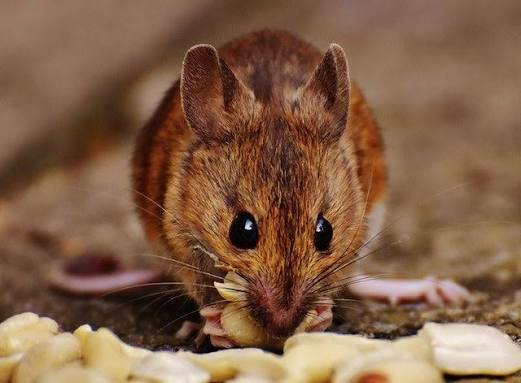
#> input picture images10.jpeg, 521 x 383 px, found by its file name
$ jupyter execute Untitled.ipynb
#> lines starting #> are read from the running program, lines starting #| are printed output that depends on the picture
Exp 10: IMPLEMENTATION-OF-OPENING-AND-CLOSING

Name:Pugazh sozhan

Reg No:212224240121

[cell 1]
import cv2
import numpy as np
import matplotlib.pyplot as plt

# Step 1: Load the image
image = cv2.imread("images10.JPEG")
#> image is the input picture: shape (383, 521, 3); mean B, G, R 71.6, 96.1, 130.9

# Check if image is loaded
if image is None:
    print("Error: Image not found")
else:
    # Step 2: Convert BGR to RGB
    image_rgb = cv2.cvtColor(image, cv2.COLOR_BGR2RGB)

    # Step 3: Create a structuring element (5x5 rectangular)
    kernel = cv2.getStructuringElement(cv2.MORPH_RECT, (5, 5))

    # Step 4: Perform Morphological Opening
    opening = cv2.morphologyEx(image_rgb, cv2.MORPH_OPEN, kernel)
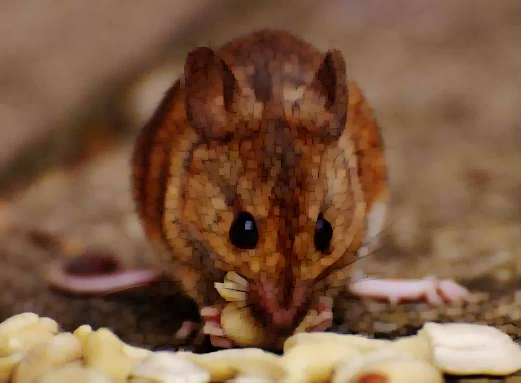
#> opening: shape (383, 521, 3); mean R, G, B 125.6, 90.7, 66

    # Step 5: Perform Morphological Closing
    closing = cv2.morphologyEx(image_rgb, cv2.MORPH_CLOSE, kernel)
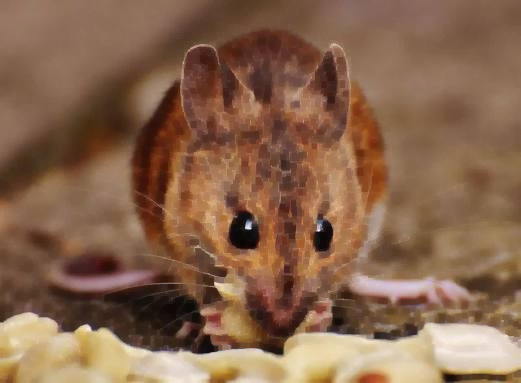
#> closing: shape (383, 521, 3); mean R, G, B 136.1, 101.3, 76.9

    # Step 6: Plot the images
    plt.figure(figsize=(10, 5))

    plt.subplot(1, 3, 1)
    plt.imshow(image_rgb)
    plt.title("Original Image")
    plt.axis("off")

    plt.subplot(1, 3, 2)
    plt.imshow(opening)
    plt.title("Opening")
    plt.axis("off")

    plt.subplot(1, 3, 3)
    plt.imshow(closing)
    plt.title("Closing")
    plt.axis("off")

    plt.tight_layout()
    plt.show()
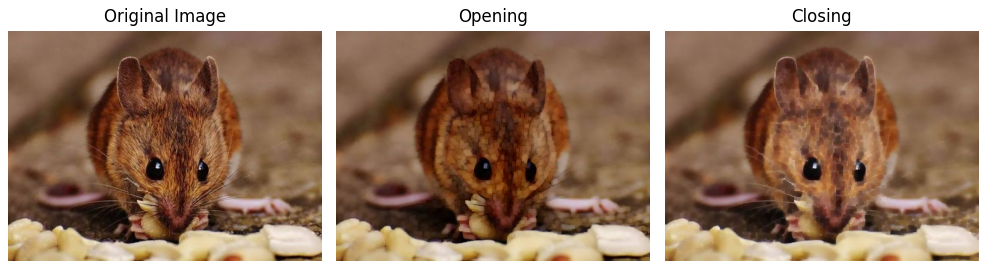
#> figure drawn by matplotlib, 3 panels
